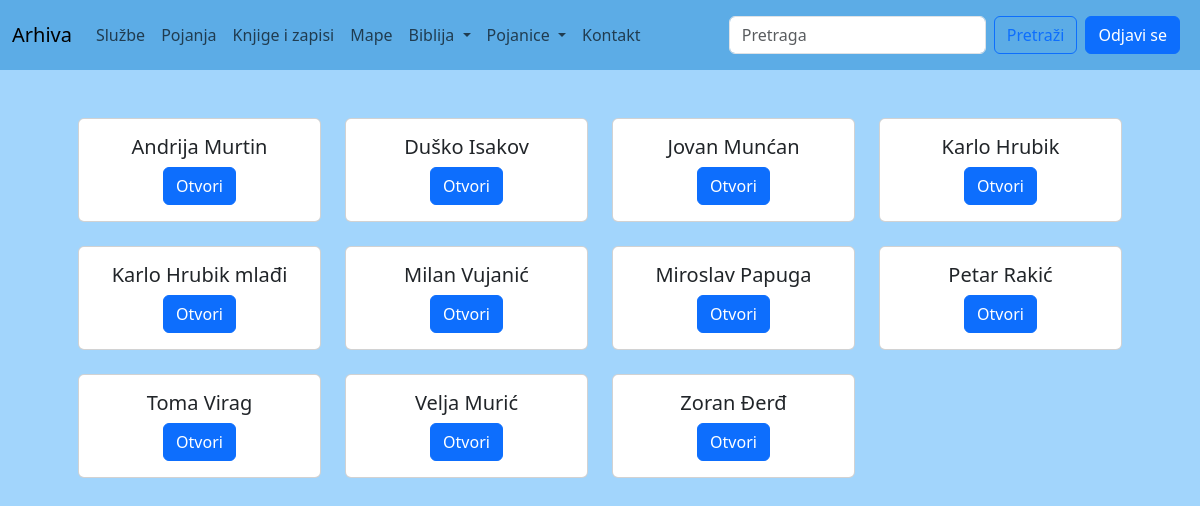
/sluzbe/ (signed in), run on the app's committed database.
### blog/models.py (models this page shows, shortened)
class FolderSluzbe(models.Model):
    name = models.CharField(max_length=255)
    slug = models.SlugField(unique=True, blank=True, null=True)

### blog/views.py (the view)
# urls.py: path('sluzbe/',folder_list_sluzbe,name='folder_list_sluzbe'),
@login_required(login_url="/login/")
def folder_list_sluzbe(request):
	folders = FolderSluzbe.objects.all().order_by('name')
	return render(request, 'blog/folders-sluzbe.html', {'folders': folders})

### blog/templates/blog/folders-sluzbe.html (shortened to what this page needs)
{% extends "base.html" %}
{% block content%}
<div class="container p-5">
    <div class="row">
        {% for folder in folders %}
            <div class="col-md-3 mb-4">
                <div class="card h-100 d-flex flex-column">
                    <div class="card-body d-flex flex-column flex-grow-1">
                        <h5 class="card-title text-center">{{ folder.name }}</h5>
                        <div class="mt-auto text-center">
                            <a href="{% url 'sluzba_post_list_view' slug=folder.slug %}" class="btn btn-primary">Otvori</a>
                        </div>
                    </div>
                </div>
            </div>
            {% if forloop.counter|divisibleby:4 %}
                </div><div class="row">
            {% endif %}
        {% endfor %}
    </div>
</div>
{% endblock %}

### data on the page
FolderSluzbe: name "Andrija Murtin"
FolderSluzbe: name "Duško Isakov"
FolderSluzbe: name "Jovan Munćan"
FolderSluzbe: name "Karlo Hrubik"
FolderSluzbe: name "Karlo Hrubik mlađi"
FolderSluzbe: name "Milan Vujanić"
FolderSluzbe: name "Miroslav Papuga"
FolderSluzbe: name "Petar Rakić"
FolderSluzbe: name "Toma Virag"
FolderSluzbe: name "Velja Murić"
FolderSluzbe: name "Zoran Đerđ"
